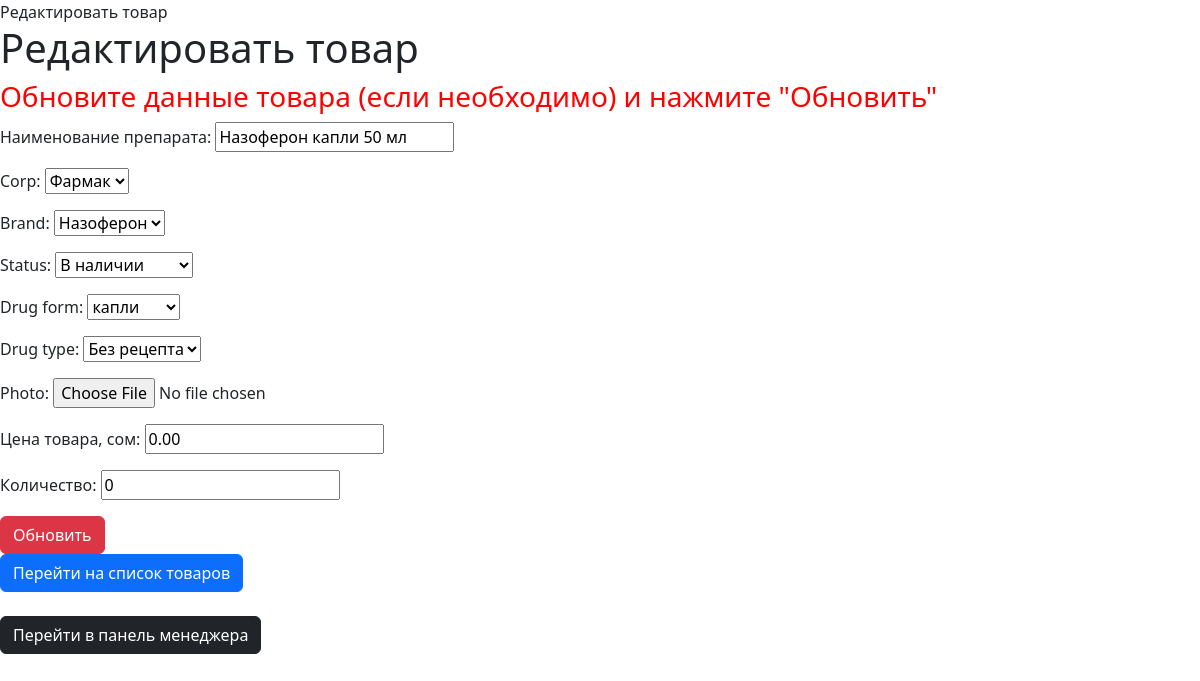
Page /manager_edit/drugs/update/3/ on the earlier database version.
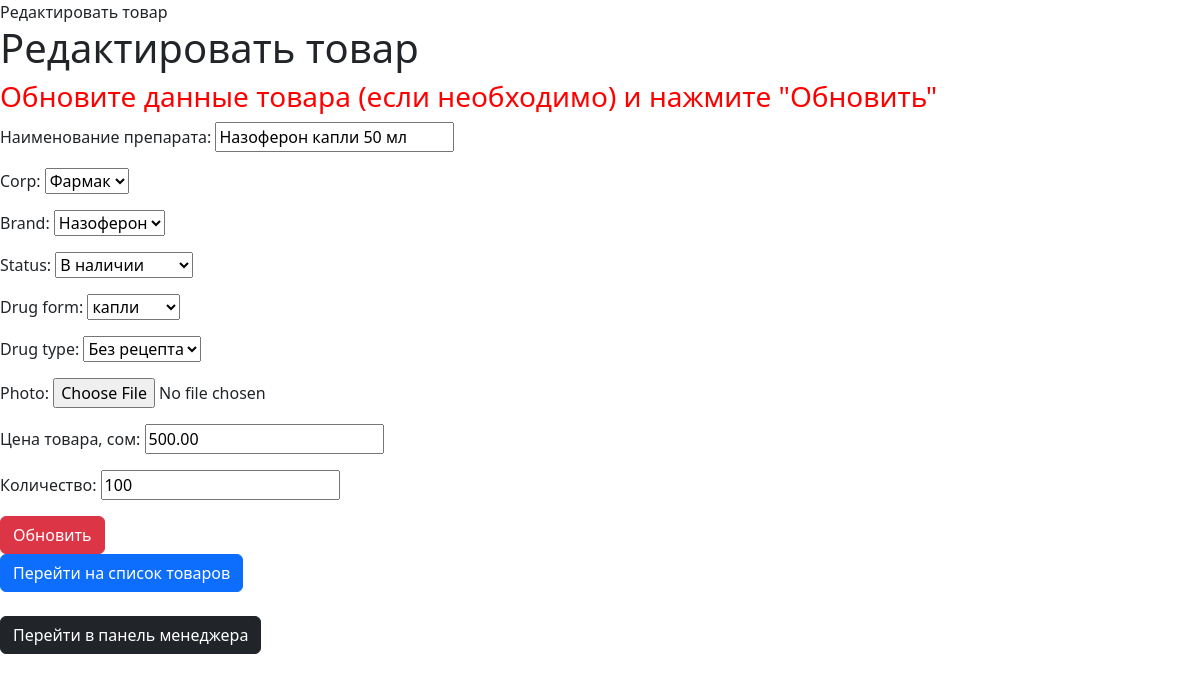
Same page on the later database version.
### pharm/models.py (models this page shows, shortened)
class Drug(models.Model):
    name = models.CharField(max_length=50, verbose_name='Наименование препарата')
    corp = models.ForeignKey(Corporation, on_delete=models.DO_NOTHING)
    photo = models.ImageField(upload_to='products/', null=True, blank=True)
    brand = models.ForeignKey(Brand, on_delete=models.DO_NOTHING)
    status = models.ForeignKey(DrugStatus, on_delete=models.DO_NOTHING)
    drug_form = models.ForeignKey(DrugForm, on_delete=models.DO_NOTHING)
    drug_type = models.ForeignKey(DrugType, on_delete=models.DO_NOTHING)
    price = models.DecimalField(max_digits=6, decimal_places=2, verbose_name='Цена товара, сом')
    amount = models.IntegerField(verbose_name='Количество')
    class Meta:
        verbose_name_plural = "Лекарственные средства"
        ordering = ['name']

### pharm/views.py (the view)
# urls.py: path('manager_edit/drugs/update/<int:pk>/', views.DrugUpdateView.as_view(), name='drug_update'),
class DrugUpdateView(UpdateView):
    model = models.Drug
    form_class = forms.DrugForm
    template_name = 'drug_update.html'
    success_url = reverse_lazy('drugs_list')

### pharm/forms.py
class DrugForm(forms.ModelForm):
    class Meta:
        model = models.Drug
        fields = ['name', 'corp', 'brand', 'status', 'drug_form', 'drug_type', 'photo', 'price', 'amount']
        widgets = {
            'name': forms.TextInput(),
            'corp': forms.Select(),
            'brand': forms.Select(),
            'status': forms.Select(),
            'drug_form': forms.Select(),
            'drug_type': forms.Select(),
            'photo': forms.FileInput(),
            'price': forms.NumberInput(),
            'amount': forms.NumberInput(),
        }

### pharm/models.py (called while the page is built)
    def __str__(self):
        return f'{self.drug_status}'

    def __str__(self):
        return f'{self.corp_name}'

    def __str__(self):
        return f'{self.brand_name}'

    def __str__(self):
        return f'{self.form_name}'

    def __str__(self):
        return f'{self.drug_type}'

### pharm/Templates/drug_update.html (shortened to what this page needs)
{% extends 'base.html' %}
{% block content %}
{% block title %}Редактировать товар{% endblock title %}
<h1>Редактировать товар</h1>
<h3 style="color: red">Обновите данные товара (если необходимо) и нажмите "Обновить"</h3>
<form action="{% url 'drug_update' form.instance.id %}" method="POST" enctype="multipart/form-data">
    {{ form.as_p }}
    <input type="submit" value="Обновить" class="btn btn-danger">
</form>
<a href="{% url 'ph_list' %}"  class="btn btn-primary">Перейти на список товаров</a>
<br>
<br>
<a href="{% url 'manager_edit' %}"  class="btn btn-dark">Перейти в панель менеджера</a>
{% endblock %}

Differences in the rows shown:
changed Drug "Назоферон капли 50 мл": price "0.00" → "500.00"; amount "0" → "100"
